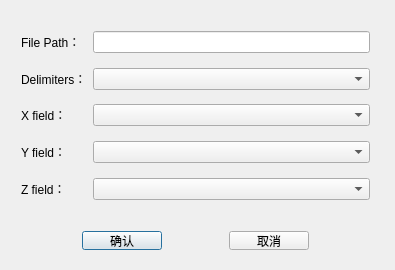
<?xml version="1.0" encoding="UTF-8"?>
<ui version="4.0">
 <class>LoadingXYZDataDialogClass</class>
 <widget class="QDialog" name="LoadingXYZDataDialogClass">
  <property name="geometry">
   <rect>
    <x>0</x>
    <y>0</y>
    <width>395</width>
    <height>270</height>
   </rect>
  </property>
  <property name="windowTitle">
   <string>Import CSV</string>
  </property>
  <widget class="QWidget" name="formLayoutWidget">
   <property name="geometry">
    <rect>
     <x>10</x>
     <y>20</y>
     <width>371</width>
     <height>191</height>
    </rect>
   </property>
   <layout class="QFormLayout" name="formLayout">
    <item row="0" column="0">
     <widget class="QLabel" name="lblPath">
      <property name="text">
       <string>File Path：</string>
      </property>
     </widget>
    </item>
    <item row="0" column="1">
     <widget class="QLineEdit" name="linePath">
      <property name="readOnly">
       <bool>true</bool>
      </property>
     </widget>
    </item>
    <item row="4" column="0">
     <widget class="QLabel" name="lblX">
      <property name="text">
       <string>X field：</string>
      </property>
     </widget>
    </item>
    <item row="4" column="1">
     <widget class="QComboBox" name="cmbXField"/>
    </item>
    <item row="6" column="0">
     <widget class="QLabel" name="lblY">
      <property name="text">
       <string>Y field：</string>
      </property>
     </widget>
    </item>
    <item row="6" column="1">
     <widget class="QComboBox" name="cmbYField"/>
    </item>
    <item row="8" column="0">
     <widget class="QLabel" name="lblZ">
      <property name="text">
       <string>Z field：</string>
      </property>
     </widget>
    </item>
    <item row="8" column="1">
     <widget class="QComboBox" name="cmbZField"/>
    </item>
    <item row="2" column="0">
     <widget class="QLabel" name="lblSeperator">
      <property name="text">
       <string>Delimiters：</string>
      </property>
     </widget>
    </item>
    <item row="2" column="1">
     <widget class="QComboBox" name="cmbSeperator"/>
    </item>
    <item row="7" column="0">
     <spacer name="verticalSpacer">
      <property name="orientation">
       <enum>Qt::Vertical</enum>
      </property>
      <property name="sizeHint" stdset="0">
       <size>
        <width>20</width>
        <height>40</height>
       </size>
      </property>
     </spacer>
    </item>
    <item row="5" column="0">
     <spacer name="verticalSpacer_2">
      <property name="orientation">
       <enum>Qt::Vertical</enum>
      </property>
      <property name="sizeHint" stdset="0">
       <size>
        <width>20</width>
        <height>40</height>
       </size>
      </property>
     </spacer>
    </item>
    <item row="3" column="0">
     <spacer name="verticalSpacer_3">
      <property name="orientation">
       <enum>Qt::Vertical</enum>
      </property>
      <property name="sizeHint" stdset="0">
       <size>
        <width>20</width>
        <height>40</height>
       </size>
      </property>
     </spacer>
    </item>
    <item row="1" column="0">
     <spacer name="verticalSpacer_4">
      <property name="orientation">
       <enum>Qt::Vertical</enum>
      </property>
      <property name="sizeHint" stdset="0">
       <size>
        <width>20</width>
        <height>40</height>
       </size>
      </property>
     </spacer>
    </item>
   </layout>
  </widget>
  <widget class="QWidget" name="horizontalLayoutWidget">
   <property name="geometry">
    <rect>
     <x>10</x>
     <y>220</y>
     <width>371</width>
     <height>41</height>
    </rect>
   </property>
   <layout class="QHBoxLayout" name="horizontalLayout_2">
    <item>
     <spacer name="horizontalSpacer_2">
      <property name="orientation">
       <enum>Qt::Horizontal</enum>
      </property>
      <property name="sizeHint" stdset="0">
       <size>
        <width>40</width>
        <height>20</height>
       </size>
      </property>
     </spacer>
    </item>
    <item>
     <widget class="QPushButton" name="btnComfirm">
      <property name="text">
       <string>确认</string>
      </property>
     </widget>
    </item>
    <item>
     <spacer name="horizontalSpacer">
      <property name="orientation">
       <enum>Qt::Horizontal</enum>
      </property>
      <property name="sizeHint" stdset="0">
       <size>
        <width>40</width>
        <height>20</height>
       </size>
      </property>
     </spacer>
    </item>
    <item>
     <widget class="QPushButton" name="btnCancel">
      <property name="text">
       <string>取消</string>
      </property>
     </widget>
    </item>
    <item>
     <spacer name="horizontalSpacer_3">
      <property name="orientation">
       <enum>Qt::Horizontal</enum>
      </property>
      <property name="sizeHint" stdset="0">
       <size>
        <width>40</width>
        <height>20</height>
       </size>
      </property>
     </spacer>
    </item>
   </layout>
  </widget>
 </widget>
 <layoutdefault spacing="6" margin="11"/>
 <resources/>
 <connections/>
</ui>
